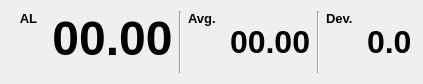
<?xml version="1.0" encoding="UTF-8"?>
<ui version="4.0">
 <class>bigviewnumhor</class>
 <widget class="QWidget" name="bigviewnumhor">
  <property name="geometry">
   <rect>
    <x>0</x>
    <y>0</y>
    <width>423</width>
    <height>84</height>
   </rect>
  </property>
  <property name="windowTitle">
   <string>Form</string>
  </property>
  <layout class="QGridLayout" name="gridLayout">
   <item row="0" column="0">
    <layout class="QHBoxLayout" name="horizontalLayout">
     <item>
      <widget class="QLabel" name="label">
       <property name="font">
        <font>
         <pointsize>10</pointsize>
         <weight>75</weight>
         <bold>true</bold>
        </font>
       </property>
       <property name="layoutDirection">
        <enum>Qt::LeftToRight</enum>
       </property>
       <property name="text">
        <string>AL</string>
       </property>
       <property name="alignment">
        <set>Qt::AlignHCenter|Qt::AlignTop</set>
       </property>
      </widget>
     </item>
     <item>
      <widget class="QLabel" name="lAlCur">
       <property name="font">
        <font>
         <pointsize>36</pointsize>
         <weight>75</weight>
         <bold>true</bold>
        </font>
       </property>
       <property name="text">
        <string>00.00</string>
       </property>
       <property name="alignment">
        <set>Qt::AlignHCenter|Qt::AlignTop</set>
       </property>
      </widget>
     </item>
     <item>
      <widget class="Line" name="line">
       <property name="orientation">
        <enum>Qt::Vertical</enum>
       </property>
      </widget>
     </item>
     <item>
      <widget class="QLabel" name="label_5">
       <property name="font">
        <font>
         <pointsize>10</pointsize>
         <weight>75</weight>
         <bold>true</bold>
        </font>
       </property>
       <property name="text">
        <string>Avg.</string>
       </property>
       <property name="alignment">
        <set>Qt::AlignLeading|Qt::AlignLeft|Qt::AlignTop</set>
       </property>
      </widget>
     </item>
     <item>
      <widget class="QLabel" name="lAlAvg">
       <property name="font">
        <font>
         <pointsize>24</pointsize>
         <weight>75</weight>
         <bold>true</bold>
        </font>
       </property>
       <property name="text">
        <string>00.00</string>
       </property>
       <property name="alignment">
        <set>Qt::AlignLeading|Qt::AlignLeft|Qt::AlignVCenter</set>
       </property>
      </widget>
     </item>
     <item>
      <widget class="Line" name="line_4">
       <property name="orientation">
        <enum>Qt::Vertical</enum>
       </property>
      </widget>
     </item>
     <item>
      <widget class="QLabel" name="label_2">
       <property name="font">
        <font>
         <pointsize>10</pointsize>
         <weight>75</weight>
         <bold>true</bold>
        </font>
       </property>
       <property name="text">
        <string>Dev.</string>
       </property>
       <property name="alignment">
        <set>Qt::AlignLeading|Qt::AlignLeft|Qt::AlignTop</set>
       </property>
      </widget>
     </item>
     <item>
      <widget class="QLabel" name="lAlDev">
       <property name="font">
        <font>
         <pointsize>24</pointsize>
         <weight>75</weight>
         <bold>true</bold>
        </font>
       </property>
       <property name="text">
        <string>0.0</string>
       </property>
       <property name="alignment">
        <set>Qt::AlignLeading|Qt::AlignLeft|Qt::AlignVCenter</set>
       </property>
      </widget>
     </item>
    </layout>
   </item>
  </layout>
 </widget>
 <resources/>
 <connections/>
</ui>
